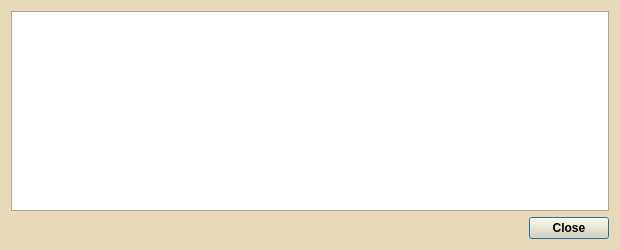
<?xml version="1.0" encoding="UTF-8"?>
<ui version="4.0">
 <class>TransactionDescDialog</class>
 <widget class="QDialog" name="TransactionDescDialog">
  <property name="geometry">
   <rect>
    <x>0</x>
    <y>0</y>
    <width>620</width>
    <height>250</height>
   </rect>
  </property>
  <property name="palette">
   <palette>
    <active>
     <colorrole role="WindowText">
      <brush brushstyle="SolidPattern">
       <color alpha="255">
        <red>0</red>
        <green>0</green>
        <blue>0</blue>
       </color>
      </brush>
     </colorrole>
     <colorrole role="Button">
      <brush brushstyle="SolidPattern">
       <color alpha="255">
        <red>231</red>
        <green>216</green>
        <blue>184</blue>
       </color>
      </brush>
     </colorrole>
     <colorrole role="Light">
      <brush brushstyle="SolidPattern">
       <color alpha="255">
        <red>255</red>
        <green>255</green>
        <blue>255</blue>
       </color>
      </brush>
     </colorrole>
     <colorrole role="Midlight">
      <brush brushstyle="SolidPattern">
       <color alpha="255">
        <red>243</red>
        <green>235</green>
        <blue>219</blue>
       </color>
      </brush>
     </colorrole>
     <colorrole role="Dark">
      <brush brushstyle="SolidPattern">
       <color alpha="255">
        <red>115</red>
        <green>108</green>
        <blue>92</blue>
       </color>
      </brush>
     </colorrole>
     <colorrole role="Mid">
      <brush brushstyle="SolidPattern">
       <color alpha="255">
        <red>154</red>
        <green>144</green>
        <blue>123</blue>
       </color>
      </brush>
     </colorrole>
     <colorrole role="Text">
      <brush brushstyle="SolidPattern">
       <color alpha="255">
        <red>0</red>
        <green>0</green>
        <blue>0</blue>
       </color>
      </brush>
     </colorrole>
     <colorrole role="BrightText">
      <brush brushstyle="SolidPattern">
       <color alpha="255">
        <red>255</red>
        <green>255</green>
        <blue>255</blue>
       </color>
      </brush>
     </colorrole>
     <colorrole role="ButtonText">
      <brush brushstyle="SolidPattern">
       <color alpha="255">
        <red>0</red>
        <green>0</green>
        <blue>0</blue>
       </color>
      </brush>
     </colorrole>
     <colorrole role="Base">
      <brush brushstyle="SolidPattern">
       <color alpha="255">
        <red>255</red>
        <green>255</green>
        <blue>255</blue>
       </color>
      </brush>
     </colorrole>
     <colorrole role="Window">
      <brush brushstyle="SolidPattern">
       <color alpha="255">
        <red>231</red>
        <green>216</green>
        <blue>184</blue>
       </color>
      </brush>
     </colorrole>
     <colorrole role="Shadow">
      <brush brushstyle="SolidPattern">
       <color alpha="255">
        <red>0</red>
        <green>0</green>
        <blue>0</blue>
       </color>
      </brush>
     </colorrole>
     <colorrole role="AlternateBase">
      <brush brushstyle="SolidPattern">
       <color alpha="255">
        <red>243</red>
        <green>235</green>
        <blue>219</blue>
       </color>
      </brush>
     </colorrole>
     <colorrole role="ToolTipBase">
      <brush brushstyle="SolidPattern">
       <color alpha="255">
        <red>255</red>
        <green>255</green>
        <blue>220</blue>
       </color>
      </brush>
     </colorrole>
     <colorrole role="ToolTipText">
      <brush brushstyle="SolidPattern">
       <color alpha="255">
        <red>0</red>
        <green>0</green>
        <blue>0</blue>
       </color>
      </brush>
     </colorrole>
    </active>
    <inactive>
     <colorrole role="WindowText">
      <brush brushstyle="SolidPattern">
       <color alpha="255">
        <red>0</red>
        <green>0</green>
        <blue>0</blue>
       </color>
      </brush>
     </colorrole>
     <colorrole role="Button">
      <brush brushstyle="SolidPattern">
       <color alpha="255">
        <red>231</red>
        <green>216</green>
        <blue>184</blue>
       </color>
      </brush>
     </colorrole>
     <colorrole role="Light">
      <brush brushstyle="SolidPattern">
       <color alpha="255">
        <red>255</red>
        <green>255</green>
        <blue>255</blue>
       </color>
      </brush>
     </colorrole>
     <colorrole role="Midlight">
      <brush brushstyle="SolidPattern">
       <color alpha="255">
        <red>243</red>
        <green>235</green>
        <blue>219</blue>
       </color>
      </brush>
     </colorrole>
     <colorrole role="Dark">
      <brush brushstyle="SolidPattern">
       <color alpha="255">
        <red>115</red>
        <green>108</green>
        <blue>92</blue>
       </color>
      </brush>
     </colorrole>
     <colorrole role="Mid">
      <brush brushstyle="SolidPattern">
       <color alpha="255">
        <red>154</red>
        <green>144</green>
        <blue>123</blue>
       </color>
      </brush>
     </colorrole>
     <colorrole role="Text">
      <brush brushstyle="SolidPattern">
       <color alpha="255">
        <red>0</red>
        <green>0</green>
        <blue>0</blue>
       </color>
      </brush>
     </colorrole>
     <colorrole role="BrightText">
      <brush brushstyle="SolidPattern">
       <color alpha="255">
        <red>255</red>
        <green>255</green>
        <blue>255</blue>
       </color>
      </brush>
     </colorrole>
     <colorrole role="ButtonText">
      <brush brushstyle="SolidPattern">
       <color alpha="255">
        <red>0</red>
        <green>0</green>
        <blue>0</blue>
       </color>
      </brush>
     </colorrole>
     <colorrole role="Base">
      <brush brushstyle="SolidPattern">
       <color alpha="255">
        <red>255</red>
        <green>255</green>
        <blue>255</blue>
       </color>
      </brush>
     </colorrole>
     <colorrole role="Window">
      <brush brushstyle="SolidPattern">
       <color alpha="255">
        <red>231</red>
        <green>216</green>
        <blue>184</blue>
       </color>
      </brush>
     </colorrole>
     <colorrole role="Shadow">
      <brush brushstyle="SolidPattern">
       <color alpha="255">
        <red>0</red>
        <green>0</green>
        <blue>0</blue>
       </color>
      </brush>
     </colorrole>
     <colorrole role="AlternateBase">
      <brush brushstyle="SolidPattern">
       <color alpha="255">
        <red>243</red>
        <green>235</green>
        <blue>219</blue>
       </color>
      </brush>
     </colorrole>
     <colorrole role="ToolTipBase">
      <brush brushstyle="SolidPattern">
       <color alpha="255">
        <red>255</red>
        <green>255</green>
        <blue>220</blue>
       </color>
      </brush>
     </colorrole>
     <colorrole role="ToolTipText">
      <brush brushstyle="SolidPattern">
       <color alpha="255">
        <red>0</red>
        <green>0</green>
        <blue>0</blue>
       </color>
      </brush>
     </colorrole>
    </inactive>
    <disabled>
     <colorrole role="WindowText">
      <brush brushstyle="SolidPattern">
       <color alpha="255">
        <red>115</red>
        <green>108</green>
        <blue>92</blue>
       </color>
      </brush>
     </colorrole>
     <colorrole role="Button">
      <brush brushstyle="SolidPattern">
       <color alpha="255">
        <red>231</red>
        <green>216</green>
        <blue>184</blue>
       </color>
      </brush>
     </colorrole>
     <colorrole role="Light">
      <brush brushstyle="SolidPattern">
       <color alpha="255">
        <red>255</red>
        <green>255</green>
        <blue>255</blue>
       </color>
      </brush>
     </colorrole>
     <colorrole role="Midlight">
      <brush brushstyle="SolidPattern">
       <color alpha="255">
        <red>243</red>
        <green>235</green>
        <blue>219</blue>
       </color>
      </brush>
     </colorrole>
     <colorrole role="Dark">
      <brush brushstyle="SolidPattern">
       <color alpha="255">
        <red>115</red>
        <green>108</green>
        <blue>92</blue>
       </color>
      </brush>
     </colorrole>
     <colorrole role="Mid">
      <brush brushstyle="SolidPattern">
       <color alpha="255">
        <red>154</red>
        <green>144</green>
        <blue>123</blue>
       </color>
      </brush>
     </colorrole>
     <colorrole role="Text">
      <brush brushstyle="SolidPattern">
       <color alpha="255">
        <red>115</red>
        <green>108</green>
        <blue>92</blue>
       </color>
      </brush>
     </colorrole>
     <colorrole role="BrightText">
      <brush brushstyle="SolidPattern">
       <color alpha="255">
        <red>255</red>
        <green>255</green>
        <blue>255</blue>
       </color>
      </brush>
     </colorrole>
     <colorrole role="ButtonText">
      <brush brushstyle="SolidPattern">
       <color alpha="255">
        <red>115</red>
        <green>108</green>
        <blue>92</blue>
       </color>
      </brush>
     </colorrole>
     <colorrole role="Base">
      <brush brushstyle="SolidPattern">
       <color alpha="255">
        <red>231</red>
        <green>216</green>
        <blue>184</blue>
       </color>
      </brush>
     </colorrole>
     <colorrole role="Window">
      <brush brushstyle="SolidPattern">
       <color alpha="255">
        <red>231</red>
        <green>216</green>
        <blue>184</blue>
       </color>
      </brush>
     </colorrole>
     <colorrole role="Shadow">
      <brush brushstyle="SolidPattern">
       <color alpha="255">
        <red>0</red>
        <green>0</green>
        <blue>0</blue>
       </color>
      </brush>
     </colorrole>
     <colorrole role="AlternateBase">
      <brush brushstyle="SolidPattern">
       <color alpha="255">
        <red>231</red>
        <green>216</green>
        <blue>184</blue>
       </color>
      </brush>
     </colorrole>
     <colorrole role="ToolTipBase">
      <brush brushstyle="SolidPattern">
       <color alpha="255">
        <red>255</red>
        <green>255</green>
        <blue>220</blue>
       </color>
      </brush>
     </colorrole>
     <colorrole role="ToolTipText">
      <brush brushstyle="SolidPattern">
       <color alpha="255">
        <red>0</red>
        <green>0</green>
        <blue>0</blue>
       </color>
      </brush>
     </colorrole>
    </disabled>
   </palette>
  </property>
  <property name="font">
   <font>
    <weight>75</weight>
    <bold>true</bold>
   </font>
  </property>
  <property name="windowTitle">
   <string>Transaction details</string>
  </property>
  <layout class="QVBoxLayout" name="verticalLayout">
   <item>
    <widget class="QTextEdit" name="detailText">
     <property name="toolTip">
      <string>This pane shows a detailed description of the transaction</string>
     </property>
     <property name="readOnly">
      <bool>true</bool>
     </property>
    </widget>
   </item>
   <item>
    <widget class="QDialogButtonBox" name="buttonBox">
     <property name="orientation">
      <enum>Qt::Horizontal</enum>
     </property>
     <property name="standardButtons">
      <set>QDialogButtonBox::Close</set>
     </property>
    </widget>
   </item>
  </layout>
 </widget>
 <resources/>
 <connections>
  <connection>
   <sender>buttonBox</sender>
   <signal>accepted()</signal>
   <receiver>TransactionDescDialog</receiver>
   <slot>accept()</slot>
   <hints>
    <hint type="sourcelabel">
     <x>248</x>
     <y>254</y>
    </hint>
    <hint type="destinationlabel">
     <x>157</x>
     <y>274</y>
    </hint>
   </hints>
  </connection>
  <connection>
   <sender>buttonBox</sender>
   <signal>rejected()</signal>
   <receiver>TransactionDescDialog</receiver>
   <slot>reject()</slot>
   <hints>
    <hint type="sourcelabel">
     <x>316</x>
     <y>260</y>
    </hint>
    <hint type="destinationlabel">
     <x>286</x>
     <y>274</y>
    </hint>
   </hints>
  </connection>
 </connections>
</ui>
